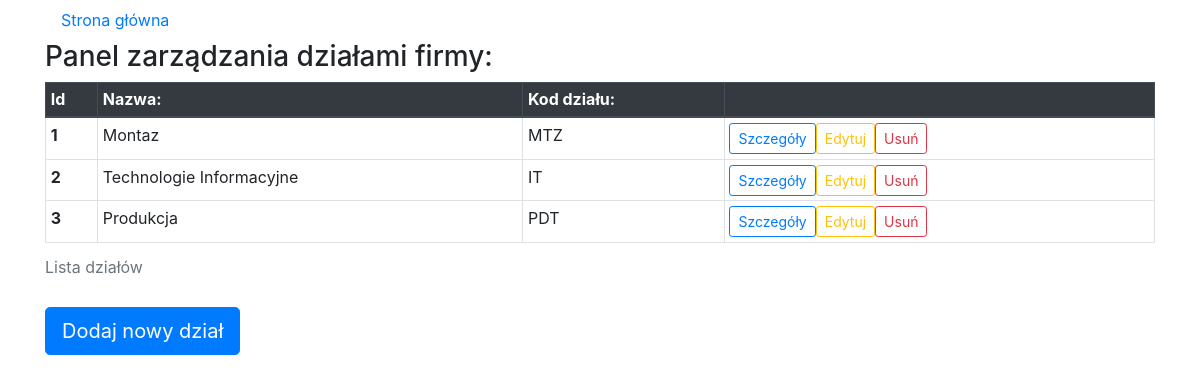
Before: /crud/dzialy/ with the older database file.
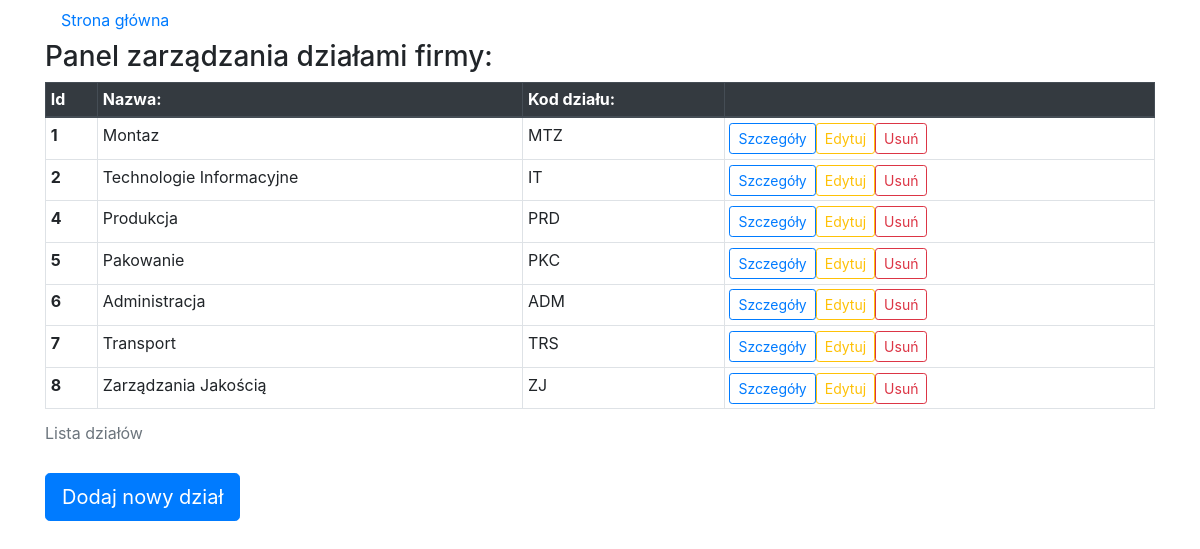
After: the same page with the newer database file.
### crud/models.py (models this page shows, shortened)
class Dzial(models.Model):
  name = models.CharField(max_length=25, null=False, blank=False)
  department_code = models.CharField(max_length=5, null=False, blank=False)

### crud/views.py (the view)
# urls.py: path('dzialy/', views.dzialy, name = 'dzialy'),
def dzialy(request):
  dzial_list = Dzial.objects.all().order_by('pk')
  context = {'dzial_list': dzial_list}
  return render(request, 'crud/dzialy.html', context)

### crud/templates/crud/dzialy.html (shortened to what this page needs)
<!DOCTYPE html>
<html>
  <head>
    <link rel="stylesheet" href="https://stackpath.bootstrapcdn.com/bootstrap/4.3.1/css/bootstrap.min.css">
  </head>
  <body>
    <div class="container">
      <nav class="nav">
        <a class="nav-link active" href="{% url 'crud:index' %}">Strona główna</a>
      </nav>
      {% if error_message or error_message_edit%}
        {% if error_message %}
          <p><strong> {{ error_message }}</strong></p>
          <button type="button" class="btn btn-primary btn-lg" onclick="location.href = '/crud/dzialy/add'">Powrót</button>
        {% elif error_message_edit %}
          <p><strong> {{ error_message_edit }}</strong></p>
          <button type="button" class="btn btn-primary btn-lg" onclick="location.href = '/crud/dzialy'">Powrót</button>
        {% endif %}
      {% else %}
        <h3>Panel zarządzania działami firmy:</h3>
        {% if dzial_list %}
          <div class="table-responsive">
            <table class="table table-bordered table-hover table-sm">
              <caption>Lista działów</caption>
              <thead class="thead-dark">
                <tr>
                  <th scope="col">Id</th>
                  <th scope="col">Nazwa:</th>
                  <th scope="col">Kod działu:</th>
                  <th scope="col"></th>
                </tr>
              </thead>
              <tbody>
                {% for dzial in dzial_list %}
                  <tr>
                    <th scope="row">{{ dzial.pk }}</th>
                      <td>{{ dzial.name }}</td>
                      <td>{{ dzial.department_code }}</td>
                      <td>
                        <div class="container row row-centered">
                          <button id="szczegoly" type="button" class=" btn btn-outline-primary btn-sm" onclick="location.href = '/crud/dzialy/{{ dzial.pk }}'">Szczegóły</button>
                          <button id="edytuj" type="button" class=" btn btn-outline-warning btn-sm" onclick="location.href = '{{ dzial.pk }}/edit'">Edytuj</button>
                          <button id="usun" type="button" class=" btn btn-outline-danger btn-sm" onclick="location.href = '/crud/dzialy/{{ dzial.pk }}/delete'">Usuń</button>
                        </div>
                      </td>
                  </tr>
                {% endfor %}
              </tbody>
            </table>
          </div>
        {% else %}
          <p>Nie ma jeszcze dodanych żadnych działów</p>
        {% endif %}
        <button type="button" class="btn btn-primary btn-lg" onclick="location.href = '/crud/dzialy/add'">Dodaj nowy dział</button>
      {% endif %}
    </div>
  </body>
</html>

Changed rows visible on the page:
removed Dzial: pk "3", name "Produkcja", department_code "PDT"
added Dzial: pk "4", name "Produkcja", department_code "PRD"
added Dzial: pk "5", name "Pakowanie", department_code "PKC"
added Dzial: pk "6", name "Administracja", department_code "ADM"
added Dzial: pk "7", name "Transport", department_code "TRS"
added Dzial: pk "8", name "Zarządzania Jakością", department_code "ZJ"
